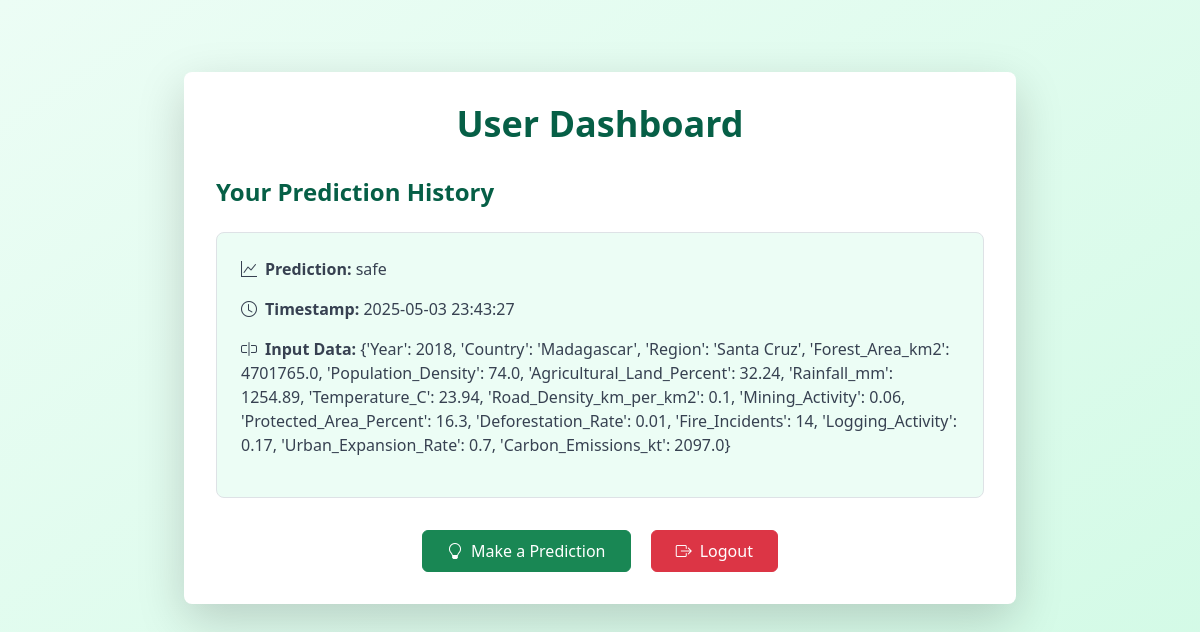
/user_dashboard (signed in), run on the app's committed database.
### app.py (models this page shows)
class Prediction(db.Model):
    id = db.Column(db.Integer, primary_key=True)
    user_id = db.Column(db.Integer, db.ForeignKey('user.id'), nullable=False)
    input_data = db.Column(db.String(1000), nullable=False)
    prediction = db.Column(db.String(200), nullable=False)
    timestamp = db.Column(db.DateTime, nullable=False, default=db.func.current_timestamp())

### app.py (the view)
@app.route('/user_dashboard')
def user_dashboard():
    if 'user_id' not in session:
        flash('Please log in to access this page.', 'warning')
        return redirect(url_for('login'))
    user_predictions = Prediction.query.filter_by(user_id=session['user_id']).all()
    return render_template('user_dashboard.html', predictions=user_predictions)

### templates/user_dashboard.html (shortened to what this page needs)
<!DOCTYPE html>
<html>
<head>
    <link href="https://cdnjs.cloudflare.com/ajax/libs/tailwindcss/2.2.19/tailwind.min.css" rel="stylesheet">
    <link href="https://cdn.jsdelivr.net/npm/bootstrap@5.3.3/dist/css/bootstrap.min.css" rel="stylesheet">
    <link href="https://cdn.jsdelivr.net/npm/bootstrap-icons@1.11.3/font/bootstrap-icons.css" rel="stylesheet">
</head>
<body class="bg-gradient-to-br from-green-50 to-green-100 min-h-screen">
    <div class="max-w-4xl mx-auto p-8">
        <div class="bg-white rounded-lg shadow-lg p-8 mt-10">
            <h1 class="text-4xl font-bold text-green-800 mb-6 text-center">User Dashboard</h1>
            <div class="mt-8">
                <h2 class="text-2xl font-semibold text-green-800 mb-4">Your Prediction History</h2>
                {% if predictions %}
                    <div class="space-y-4">
                        {% for prediction in predictions %}
                            <div class="bg-green-50 rounded-lg p-4 border border-green-200">
                                <p class="text-gray-700"><i class="bi bi-graph-up me-2"></i><strong>Prediction:</strong> {{ prediction.prediction }}</p>
                                <p class="text-gray-700"><i class="bi bi-clock me-2"></i><strong>Timestamp:</strong> {{ prediction.timestamp }}</p>
                                <p class="text-gray-700"><i class="bi bi-input-cursor me-2"></i><strong>Input Data:</strong> {{ prediction.input_data }}</p>
                            </div>
                        {% endfor %}
                    </div>
                {% else %}
                    <p class="text-gray-700">No predictions made yet.</p>
                {% endif %}
            </div>
            <div class="mt-8 text-center space-x-4">
                <a href="{{ url_for('index') }}" class="btn btn-success font-bold py-2 px-4 rounded-lg transition duration-300">
                    <i class="bi bi-lightbulb me-2"></i>Make a Prediction
                </a>
                <a href="{{ url_for('logout') }}" class="btn btn-danger font-bold py-2 px-4 rounded-lg transition duration-300">
                    <i class="bi bi-box-arrow-right me-2"></i>Logout
                </a>
            </div>
        </div>
    </div>
</body>
</html>

### data on the page
Prediction: prediction "safe", timestamp "2025-05-03 23:43:27", input_data "{'Year': 2018, 'Country': 'Madagascar', 'Region': 'Santa Cruz', 'Forest_Area_km2': 4701765.0, 'Population_Density': 74.0, 'Agricultural_Land_Percent': 32.24, 'Rainfall_mm': 1254.89, 'Temperature_C': 23.94, 'Road_Density_km_per_km2': 0.1, 'Mining_Activity': 0.06, 'Protected_Area_Percent': 16.3, 'Deforestation_Rate': 0.01, 'Fire_Incidents': 14, 'Logging_Activity': 0.17, 'Urban_Expansion_Rate': 0.7, 'Carbon_Emissions_kt': 2097.0}"
